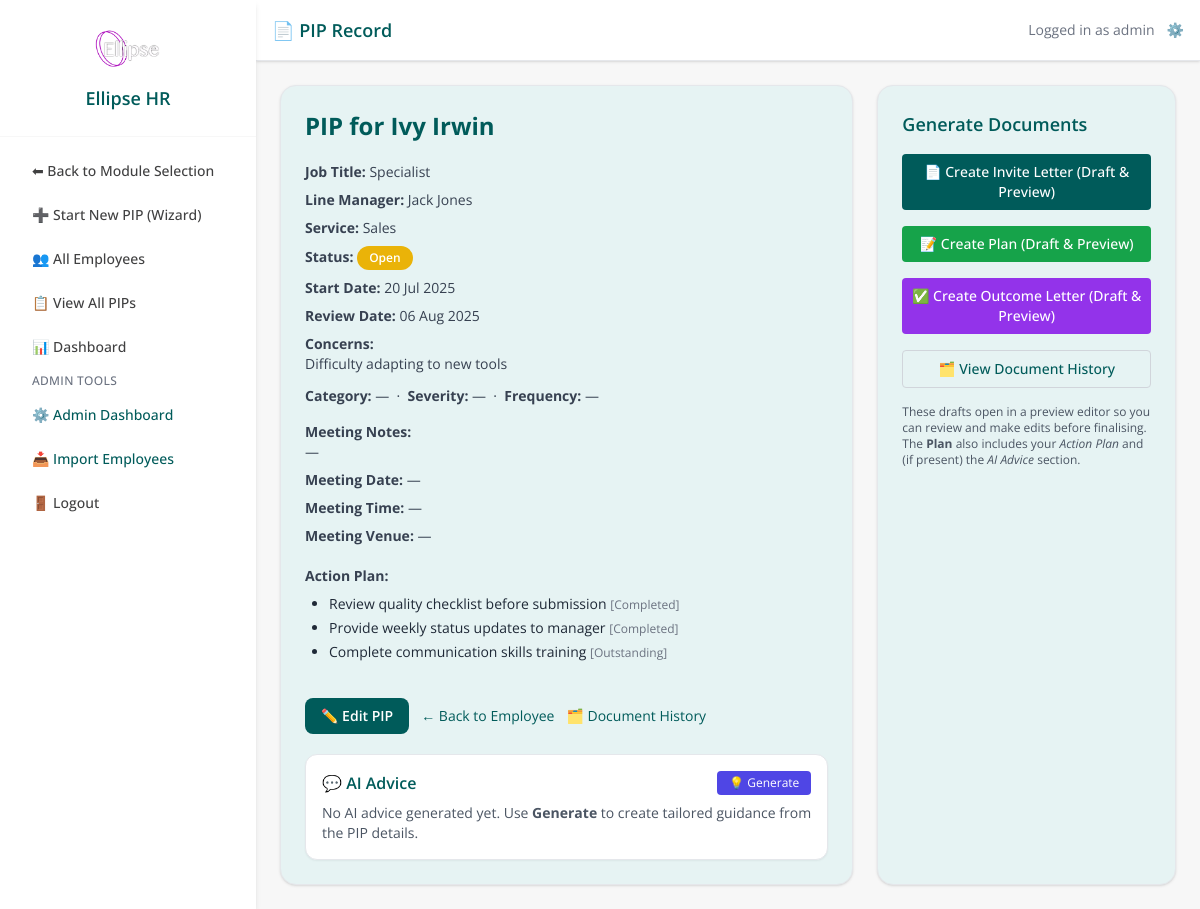
Before: /pip/9 (signed in) with the older database file.
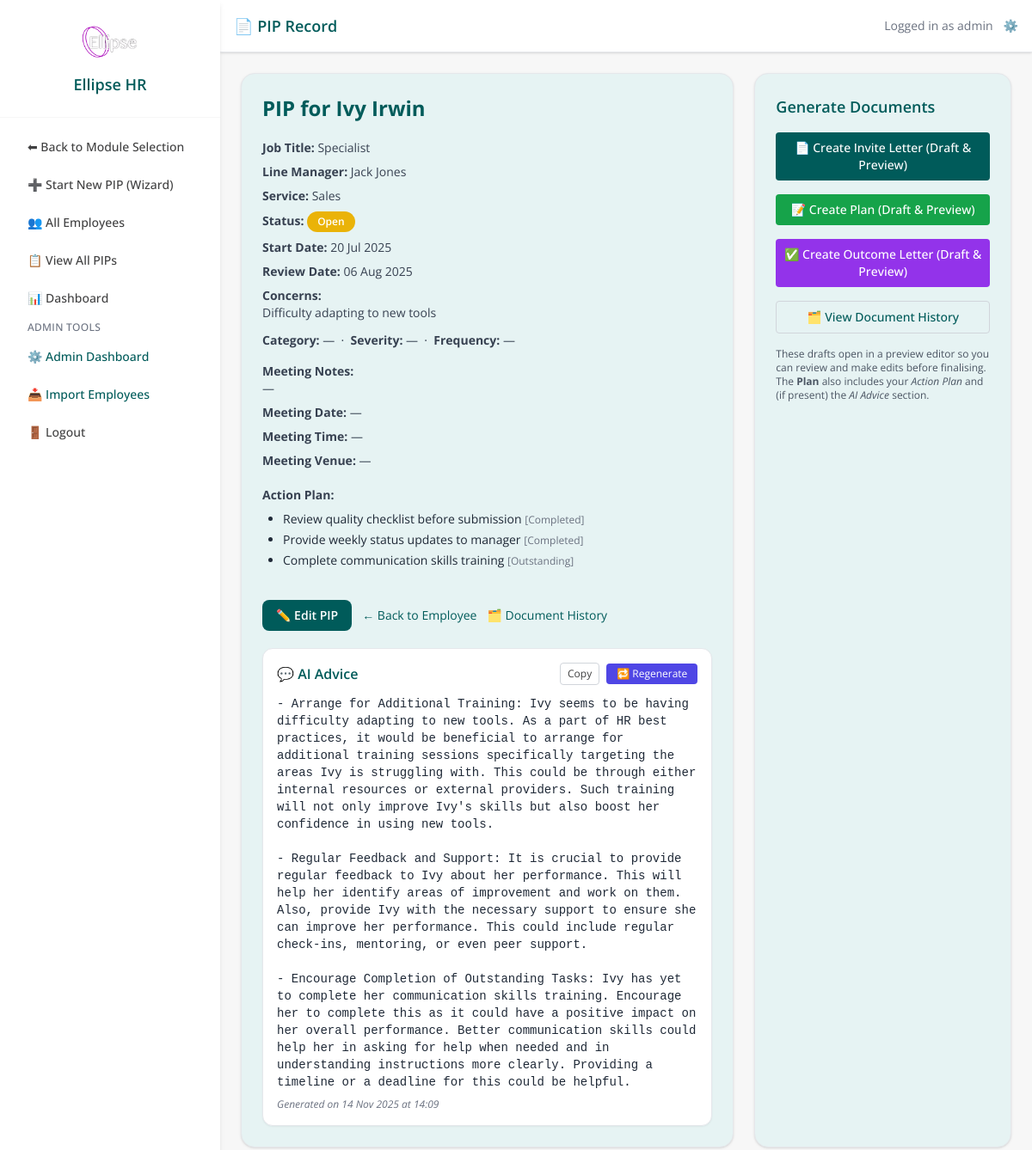
After: the same page with the newer database file.
### models.py (models this page shows, shortened)
class User(db.Model, UserMixin):
    id = db.Column(db.Integer, primary_key=True)
    username = db.Column(db.String(80), unique=True, nullable=False)
    email = db.Column(db.String(120), unique=True, nullable=False)
    password_hash = db.Column(db.String(200), nullable=False)
    admin_level = db.Column(db.Integer, default=0)  # 0 = line mgr, 1 = admin, 2 = superuser
    team_id = db.Column(db.Integer, nullable=True)
    def is_superuser(self):
        return self.admin_level == 2

class Employee(db.Model):
    id = db.Column(db.Integer, primary_key=True)
    first_name = db.Column(db.String(100))
    last_name = db.Column(db.String(100))
    job_title = db.Column(db.String(100))
    line_manager = db.Column(db.String(100))
    service = db.Column(db.String(100))
    start_date = db.Column(db.Date)
    team_id = db.Column(db.Integer)
    email = db.Column(db.String(120), nullable=True)
    pips = db.relationship('PIPRecord', back_populates='employee', lazy=True)

class PIPRecord(db.Model):
    __tablename__ = 'pip_record'
    id = db.Column(db.Integer, primary_key=True)
    employee_id = db.Column(db.Integer, db.ForeignKey('employee.id'), nullable=False)
    assigned_to = db.Column(db.Integer, db.ForeignKey('user.id'), nullable=True)  # NEW
    concerns = db.Column(db.Text, nullable=False)
    start_date = db.Column(db.Date, nullable=False)
    review_date = db.Column(db.Date, nullable=False)
    meeting_notes = db.Column(db.Text)
    status = db.Column(db.String(20), default='Open')
    created_by = db.Column(db.String(100))
    created_at = db.Column(db.DateTime, default=datetime.utcnow)
    last_updated = db.Column(db.DateTime, default=datetime.utcnow, onupdate=datetime.utcnow)
    ai_advice = db.Column(db.Text)
    ai_advice_generated_at = db.Column(db.DateTime)
    capability_meeting_date = db.Column(db.DateTime, nullable=True)
    capability_meeting_time = db.Column(db.String, nullable=True)
    capability_meeting_venue = db.Column(db.String, nullable=True)
    concern_category = db.Column(db.String(100))
    severity = db.Column(db.String(50))
    frequency = db.Column(db.String(50))
    tags = db.Column(db.Text)
    ai_summary = db.Column(db.Text, nullable=True)
    ai_action_suggestions = db.Column(JSON, nullable=True)
    ai_next_up = db.Column(JSON, nullable=True)
    ai_actions_accepted = db.Column(JSON, nullable=True)
    outcome_status = db.Column(db.String(50), nullable=True)  # e.g., Successful, Extended, Unsuccessful
    outcome_notes = db.Column(db.Text, nullable=True)
    employee = db.relationship('Employee', back_populates='pips')
    assignee = db.relationship('User', backref='assigned_pips')  # NEW
    action_items = db.relationship(
        'PIPActionItem',
        back_populates='pip_record',
        cascade='all, delete-orphan',
        lazy=True
    )
    timeline_events = db.relationship(
        'TimelineEvent',
        back_populates='pip_record',
        cascade='all, delete-orphan',
        lazy=True
    )

class PIPActionItem(db.Model):
    __tablename__ = 'pip_action_item'
    id = db.Column(db.Integer, primary_key=True)
    pip_record_id = db.Column(db.Integer, db.ForeignKey('pip_record.id'), nullable=False)
    description = db.Column(db.Text, nullable=False)
    status = db.Column(db.String(20), default='Outstanding')
    created_at = db.Column(db.DateTime, default=datetime.utcnow)
    pip_record = db.relationship(
        'PIPRecord',
        back_populates='action_items'
    )

### app.py (the view)
@app.route('/pip/<int:id>')
@login_required
def pip_detail(id):
    pip = PIPRecord.query.get_or_404(id)
    employee = pip.employee
    return render_template('pip_detail.html', pip=pip, employee=employee)

### templates/pip_detail.html (shortened to what this page needs)
{% extends 'base.html' %}
{% block page_title %}📄 PIP Record{% endblock %}
{% block content %}
<div class="flex flex-col lg:flex-row gap-6 max-w-7xl mx-auto">
  <div class="flex-1">
    <div class="bg-[#e6f3f3] shadow rounded-2xl p-4 sm:p-6 border border-gray-200 space-y-5">
      <h1 class="text-xl sm:text-2xl font-bold text-[#005b5a]">
        PIP for {{ employee.first_name }} {{ employee.last_name }}
      </h1>
      <div class="text-sm text-gray-700 space-y-2">
        <p><strong>Job Title:</strong> {{ employee.job_title }}</p>
        <p><strong>Line Manager:</strong> {{ employee.line_manager }}</p>
        <p><strong>Service:</strong> {{ employee.service }}</p>
        <p><strong>Status:</strong>
          {% if pip.status == 'Open' %}
            <span class="inline-block px-3 py-1 text-xs font-semibold text-white bg-yellow-500 rounded-full">Open</span>
          {% elif pip.status == 'Completed' %}
            <span class="inline-block px-3 py-1 text-xs font-semibold text-white bg-green-600 rounded-full">Completed</span>
          {% elif pip.status == 'Overdue' %}
            <span class="inline-block px-3 py-1 text-xs font-semibold text-white bg-red-600 rounded-full">Overdue</span>
          {% else %}
            <span class="inline-block px-3 py-1 text-xs font-semibold text-white bg-gray-400 rounded-full">{{ pip.status }}</span>
          {% endif %}
        </p>
        <p><strong>Start Date:</strong> {{ pip.start_date.strftime('%d %b %Y') }}</p>
        <p><strong>Review Date:</strong> {{ pip.review_date.strftime('%d %b %Y') }}</p>
        <p><strong>Concerns:</strong><br>{{ pip.concerns }}</p>
        <div class="pt-1">
          <p class="text-sm">
            <strong>Category:</strong> {{ pip.concern_category or '—' }}
            &nbsp;·&nbsp; <strong>Severity:</strong> {{ pip.severity or '—' }}
            &nbsp;·&nbsp; <strong>Frequency:</strong> {{ pip.frequency or '—' }}
          </p>
        </div>
        <p class="pt-2"><strong>Meeting Notes:</strong><br>{{ pip.meeting_notes or '—' }}</p>
        <p><strong>Meeting Date:</strong> {{ pip.capability_meeting_date.strftime('%d %b %Y') if pip.capability_meeting_date else '—' }}</p>
        <p><strong>Meeting Time:</strong> {{ pip.capability_meeting_time or '—' }}</p>
        <p><strong>Meeting Venue:</strong> {{ pip.capability_meeting_venue or '—' }}</p>
      </div>
      <div>
        <strong class="block text-sm text-gray-700 mb-1">Action Plan:</strong>
        {% if pip.action_items %}
          <ul class="list-disc pl-4 sm:pl-6 mt-2 text-sm text-gray-800 space-y-1">
            {% for action in pip.action_items %}
              <li>
                {{ action.description }}
                {% if action.status %}
                  <span class="text-xs text-gray-500">[{{ action.status }}]</span>
                {% endif %}
              </li>
            {% endfor %}
          </ul>
        {% else %}
          <p class="text-sm text-gray-500">No actions recorded.</p>
        {% endif %}
      </div>
      <div class="pt-4 flex flex-col sm:flex-row gap-3 sm:items-center">
        <a href="{{ url_for('edit_pip', id=pip.id) }}"
           class="bg-[#005b5a] text-white px-4 py-2 rounded-lg hover:bg-[#007876] transition font-semibold text-sm text-center">
          ✏️ Edit PIP
        </a>
        <a href="{{ url_for('employee_detail', employee_id=employee.id) }}"
           class="text-sm text-[#005b5a] hover:underline text-center sm:text-left">
          ← Back to Employee
        </a>
        <a href="{{ url_for('pip_documents', pip_id=pip.id) }}"
           class="text-sm text-[#005b5a] hover:underline text-center sm:text-left">
          🗂️ Document History
        </a>
      </div>
      <div class="mt-2 p-4 bg-white border border-gray-200 rounded-xl shadow-sm">
        <div class="flex items-center justify-between">
          <h3 class="text-md font-semibold text-[#005b5a]">💬 AI Advice</h3>
          <div class="flex items-center gap-2">
            {% if pip.ai_advice %}
            <button type="button"
                    class="text-xs px-2 py-1 rounded border border-gray-300 hover:bg-gray-50"
                    onclick="copyAdvice()">
              Copy
            </button>
            {% endif %}
            <button type="button"
                    class="text-xs px-3 py-1 rounded bg-indigo-600 text-white hover:bg-indigo-700"
                    onclick="openModal()">
              {% if pip.ai_advice %}🔁 Regenerate{% else %}💡 Generate{% endif %}
            </button>
          </div>
        </div>
        {% if pip.ai_advice %}
          <pre id="aiAdviceText" class="whitespace-pre-wrap text-sm text-gray-800 mt-3">{{ pip.ai_advice }}</pre>
          <p class="text-xs text-gray-500 italic mt-2">
            Generated on {{ pip.ai_advice_generated_at.strftime('%d %b %Y at %H:%M') if pip.ai_advice_generated_at }}
          </p>
        {% else %}
          <p class="text-sm text-gray-600 mt-2">
            No AI advice generated yet. Use <strong>Generate</strong> to create tailored guidance from the PIP details.
          </p>
        {% endif %}
      </div>
    </div>
  </div>
  <aside class="lg:w-1/3 bg-[#e6f3f3] border border-gray-200 shadow rounded-2xl p-4 sm:p-6 space-y-4">
    <h2 class="text-lg font-semibold text-[#005b5a]">Generate Documents</h2>
    <form action="{{ url_for('create_pip_doc_draft', pip_id=pip.id, doc_type='invite') }}" method="post" class="block">
      <button class="w-full text-center bg-[#005b5a] text-white py-2 rounded hover:bg-[#007876] transition text-sm font-medium">
        📄 Create Invite Letter (Draft & Preview)
      </button>
    </form>
    <form action="{{ url_for('create_pip_doc_draft', pip_id=pip.id, doc_type='plan') }}" method="post" class="block">
      <button class="w-full text-center bg-green-600 text-white py-2 rounded hover:bg-green-700 transition text-sm font-medium">
        📝 Create Plan (Draft & Preview)
      </button>
    </form>
    <form action="{{ url_for('create_pip_doc_draft', pip_id=pip.id, doc_type='outcome') }}" method="post" class="block">
      <button class="w-full text-center bg-purple-600 text-white py-2 rounded hover:bg-purple-700 transition text-sm font-medium">
        ✅ Create Outcome Letter (Draft & Preview)
      </button>
    </form>
    <a href="{{ url_for('pip_documents', pip_id=pip.id) }}"
       class="block w-full text-center border border-gray-300 text-[#005b5a] py-2 rounded hover:bg-white transition text-sm font-medium">
      🗂️ View Document History
    </a>
    <p class="text-xs text-gray-600">
      These drafts open in a preview editor so you can review and make edits before finalising. The <strong>Plan</strong> also includes your
      <em>Action Plan</em> and (if present) the <em>AI Advice</em> section.
    </p>
  </aside>
</div>
{% endblock %}

### templates/base.html (shortened to what this page needs)
<!DOCTYPE html>
<html lang="en">
<head>
  <link rel="stylesheet" href="{{ url_for('static', filename='css/tokens.css') }}">
  <link rel="stylesheet" href="{{ url_for('static', filename='css/ui.css') }}">
  <script src="https://cdn.tailwindcss.com"></script>
</head>
<body class="text-ellipse-gray font-sans overflow-x-hidden {% if layout != 'fullscreen' %}bg-ellipse-light min-h-screen{% endif %}">
{% if layout != 'fullscreen' and not hide_sidebar %}
<div class="flex flex-col md:flex-row min-h-screen">
  {% if current_user.is_authenticated and active_module %}
    <aside id="sidebarMenu"
      class="w-64 bg-white shadow-md fixed top-0 left-0 h-screen overflow-y-auto z-40 transform -translate-x-full transition-transform duration-300 ease-in-out md:translate-x-0 md:block">
      <div class="p-6 border-b border-ellipse-light text-center">
        <img src="{{ url_for('static', filename='images/logo.avif') }}" alt="Ellipse HR Logo" class="h-12 w-auto mx-auto mb-3" />
        <h1 class="text-lg font-semibold text-ellipse-teal">Ellipse HR</h1>
      </div>
      <nav class="p-4 space-y-2 text-sm font-medium">
        <a href="{{ url_for('home') }}" class="block px-4 py-2 rounded hover:bg-ellipse-light text-ellipse-gray">⬅ Back to Module Selection</a>
        {% if active_module == 'PIP' %}
          <a href="{{ url_for('create_pip_wizard') }}"
             class="block px-4 py-2 rounded hover:bg-ellipse-light text-ellipse-gray {% if request.endpoint == 'create_pip_wizard' %}bg-ellipse-light font-semibold text-ellipse-teal{% endif %}">
            ➕ Start New PIP (Wizard)
          </a>
          <a href="{{ url_for('employee_list') }}" class="block px-4 py-2 rounded hover:bg-ellipse-light text-ellipse-gray">👥 All Employees</a>
          <a href="{{ url_for('pip_list') }}" class="block px-4 py-2 rounded hover:bg-ellipse-light text-ellipse-gray">📋 View All PIPs</a>
          <a href="{{ url_for('dashboard') }}" class="block px-4 py-2 rounded hover:bg-ellipse-light text-ellipse-gray">📊 Dashboard</a>
          {% endif %}
        {% if current_user.is_superuser() %}
          <div class="mt-4 mb-1 text-xs uppercase tracking-wide text-gray-500 px-4">Admin Tools</div>
          <a href="{{ url_for('admin_dashboard') }}" class="block px-4 py-2 rounded hover:bg-ellipse-light text-[#005b5a] {% if request.endpoint == 'admin_dashboard' %}bg-ellipse-light font-semibold{% endif %}">⚙️ Admin Dashboard</a>
          <a href="{{ url_for('employee_import') }}" class="block px-4 py-2 rounded hover:bg-ellipse-light text-[#005b5a] {% if request.endpoint == 'employee_import' %}bg-ellipse-light font-semibold{% endif %}">📥 Import Employees</a>
        {% endif %}
        <form action="{{ url_for('logout') }}" method="POST" class="px-4">
          <button type="submit" class="w-full text-left px-0 py-2 rounded hover:bg-ellipse-light text-ellipse-gray">🚪 Logout</button>
        </form>
      </nav>
    </aside>
  {% endif %}
{% endif %}
<main id="main" class="flex-1 {% if not hide_sidebar %}md:ml-64{% endif %}">
  {% if layout != 'fullscreen' and current_user.is_authenticated and active_module and not hide_sidebar %}
    <header class="bg-white shadow p-4 flex justify-between items-center border-b border-gray-200">
      <h2 class="text-lg font-semibold text-ellipse-teal">{% block page_title %}{% endblock %}</h2>
      <div class="flex items-center space-x-3 text-sm text-gray-500">
        <span>Logged in as {{ current_user.username }}</span>
        {% if current_user.is_superuser() %}
          <a href="{{ url_for('admin_dashboard') }}" class="text-ellipse-teal hover:text-ellipse-hover" title="Admin Tools">⚙️</a>
        {% endif %}
      </div>
    </header>
  {% endif %}
  <div class="{% if layout != 'fullscreen' %}p-4 sm:p-6 max-w-7xl mx-auto{% endif %}">
    {% block content %}{% endblock %}
  </div>
</main>
{% if layout != 'fullscreen' and not hide_sidebar %}
</div>
{% endif %}
</body>
</html>

Changed rows visible on the page:
changed PIPRecord "Difficulty adapting to new tools": ai_advice (not shown) → "- Arrange for Additional Training: Ivy seems to be having difficulty adapting to new tools. As a part of HR best practices, it would be beneficial to arrange for additional training sessions specifically targeting the areas Ivy is struggling with. This could be through either internal resources or external providers. Such training will not only improve Ivy's skills but also boost her confidence in using new tools. - Regular Feedback and Support: It is crucial to provide regular feedback to Ivy about her performance. This will help her identify areas of improvement and work on them. Also, provide Ivy with the necessary support to ensure she can improve her performance. This could include…"; ai_advice_generated_at (not shown) → "14 Nov 2025 at 14:09"
Other visible differences:
text no longer shown: "💡 Generate No AI advice generated yet. Use Generate to create tailored guidance from the PIP details."
text now shown: "Copy 🔁 Regenerate Generated on"
